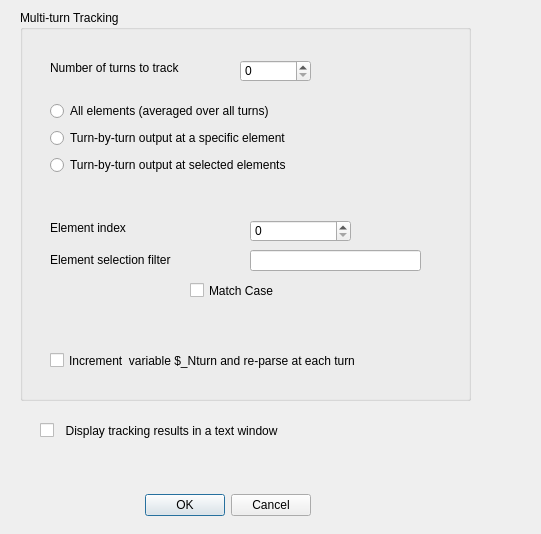
<?xml version="1.0" encoding="UTF-8"?>
<ui version="4.0">
 <class>TrackingParametersNewDialog</class>
 <widget class="QDialog" name="TrackingParametersNewDialog">
  <property name="geometry">
   <rect>
    <x>0</x>
    <y>0</y>
    <width>541</width>
    <height>534</height>
   </rect>
  </property>
  <property name="sizePolicy">
   <sizepolicy hsizetype="MinimumExpanding" vsizetype="MinimumExpanding">
    <horstretch>0</horstretch>
    <verstretch>0</verstretch>
   </sizepolicy>
  </property>
  <property name="minimumSize">
   <size>
    <width>446</width>
    <height>344</height>
   </size>
  </property>
  <property name="maximumSize">
   <size>
    <width>10000</width>
    <height>10000</height>
   </size>
  </property>
  <property name="windowTitle">
   <string>Tracking Parameters</string>
  </property>
  <widget class="QDialogButtonBox" name="buttonBox">
   <property name="geometry">
    <rect>
     <x>140</x>
     <y>490</y>
     <width>171</width>
     <height>31</height>
    </rect>
   </property>
   <property name="orientation">
    <enum>Qt::Horizontal</enum>
   </property>
   <property name="standardButtons">
    <set>QDialogButtonBox::Cancel|QDialogButtonBox::Ok</set>
   </property>
  </widget>
  <widget class="QCheckBox" name="checkBoxPrintResults">
   <property name="geometry">
    <rect>
     <x>40</x>
     <y>420</y>
     <width>271</width>
     <height>21</height>
    </rect>
   </property>
   <property name="text">
    <string>  Display tracking results in a text window</string>
   </property>
  </widget>
  <widget class="QGroupBox" name="groupBox">
   <property name="geometry">
    <rect>
     <x>20</x>
     <y>10</y>
     <width>451</width>
     <height>391</height>
    </rect>
   </property>
   <property name="title">
    <string>Multi-turn Tracking</string>
   </property>
   <widget class="QLabel" name="label">
    <property name="geometry">
     <rect>
      <x>30</x>
      <y>50</y>
      <width>181</width>
      <height>16</height>
     </rect>
    </property>
    <property name="text">
     <string>Number of turns to track</string>
    </property>
   </widget>
   <widget class="QSpinBox" name="spinBoxNTurn">
    <property name="geometry">
     <rect>
      <x>220</x>
      <y>50</y>
      <width>71</width>
      <height>22</height>
     </rect>
    </property>
   </widget>
   <widget class="QLabel" name="label_2">
    <property name="geometry">
     <rect>
      <x>30</x>
      <y>210</y>
      <width>131</width>
      <height>16</height>
     </rect>
    </property>
    <property name="text">
     <string>Element index</string>
    </property>
   </widget>
   <widget class="QSpinBox" name="spinBoxNElm">
    <property name="geometry">
     <rect>
      <x>230</x>
      <y>210</y>
      <width>101</width>
      <height>22</height>
     </rect>
    </property>
   </widget>
   <widget class="QLabel" name="label_5">
    <property name="geometry">
     <rect>
      <x>30</x>
      <y>240</y>
      <width>161</width>
      <height>20</height>
     </rect>
    </property>
    <property name="text">
     <string>Element selection filter</string>
    </property>
   </widget>
   <widget class="QLineEdit" name="lineEditFilter">
    <property name="geometry">
     <rect>
      <x>230</x>
      <y>240</y>
      <width>171</width>
      <height>21</height>
     </rect>
    </property>
   </widget>
   <widget class="QCheckBox" name="checkBoxMatchCase">
    <property name="geometry">
     <rect>
      <x>170</x>
      <y>270</y>
      <width>111</width>
      <height>21</height>
     </rect>
    </property>
    <property name="text">
     <string>Match Case</string>
    </property>
   </widget>
   <widget class="QCheckBox" name="checkBoxIncrementTurn">
    <property name="geometry">
     <rect>
      <x>30</x>
      <y>340</y>
      <width>391</width>
      <height>21</height>
     </rect>
    </property>
    <property name="text">
     <string>Increment  variable $_Nturn and re-parse at each turn</string>
    </property>
   </widget>
   <widget class="QWidget" name="layoutWidget">
    <property name="geometry">
     <rect>
      <x>30</x>
      <y>90</y>
      <width>341</width>
      <height>77</height>
     </rect>
    </property>
    <layout class="QGridLayout" name="gridLayout">
     <item row="0" column="0">
      <widget class="QRadioButton" name="radioButtonAll">
       <property name="text">
        <string>All elements (averaged over all turns)</string>
       </property>
       <attribute name="buttonGroup">
        <string notr="true">buttonGroup</string>
       </attribute>
      </widget>
     </item>
     <item row="1" column="0">
      <widget class="QRadioButton" name="radioButtonSpecific">
       <property name="text">
        <string>Turn-by-turn output at a specific element </string>
       </property>
       <attribute name="buttonGroup">
        <string notr="true">buttonGroup</string>
       </attribute>
      </widget>
     </item>
     <item row="2" column="0">
      <widget class="QRadioButton" name="radioButtonSelected">
       <property name="text">
        <string>Turn-by-turn output at selected elements</string>
       </property>
       <attribute name="buttonGroup">
        <string notr="true">buttonGroup</string>
       </attribute>
      </widget>
     </item>
    </layout>
   </widget>
  </widget>
 </widget>
 <resources/>
 <connections>
  <connection>
   <sender>buttonBox</sender>
   <signal>accepted()</signal>
   <receiver>TrackingParametersNewDialog</receiver>
   <slot>accept()</slot>
   <hints>
    <hint type="sourcelabel">
     <x>248</x>
     <y>254</y>
    </hint>
    <hint type="destinationlabel">
     <x>157</x>
     <y>274</y>
    </hint>
   </hints>
  </connection>
  <connection>
   <sender>buttonBox</sender>
   <signal>rejected()</signal>
   <receiver>TrackingParametersNewDialog</receiver>
   <slot>reject()</slot>
   <hints>
    <hint type="sourcelabel">
     <x>316</x>
     <y>260</y>
    </hint>
    <hint type="destinationlabel">
     <x>286</x>
     <y>274</y>
    </hint>
   </hints>
  </connection>
 </connections>
 <buttongroups>
  <buttongroup name="buttonGroup"/>
 </buttongroups>
</ui>
